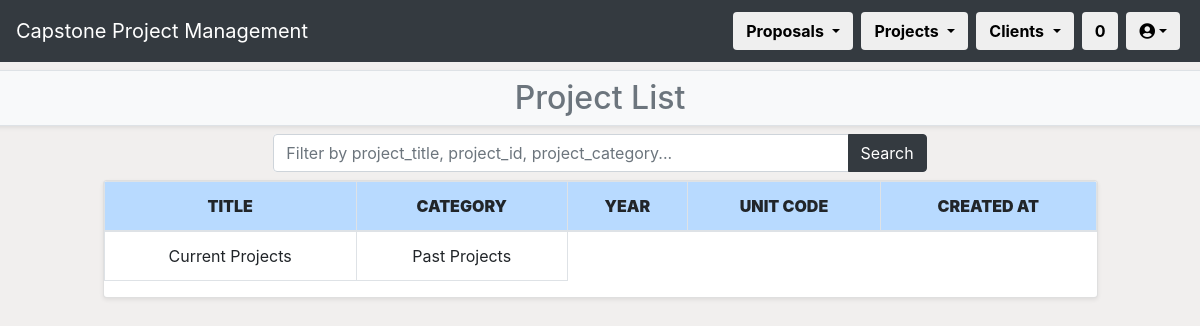
The app's page /CPPMS/project/project_list/ (signed in), older data.
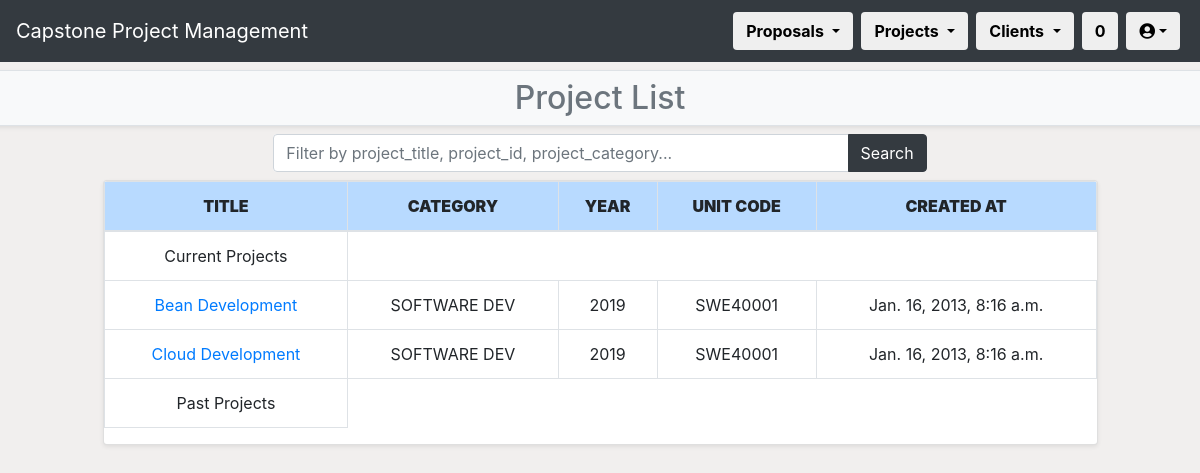
The same page, newer data.
### CPPMS/models.py (models this page shows, shortened)
class Project(models.Model):
    title = models.CharField(max_length=128, default="", unique=True)
    created_at = models.DateTimeField(auto_now_add=True)
    updated_at = models.DateTimeField(auto_now=True)
    category = models.CharField(max_length=128, default="")
    year = models.IntegerField(default="0000")
    completed = models.BooleanField(default=0)
    pass
    unit = models.ForeignKey(
        Unit,
        models.SET_NULL,
        blank=True,
        null=True
    )
    proposal = models.ForeignKey(
        Proposal,
        on_delete=models.CASCADE,
        blank=True,
        null=True
    )
    internal_supervisor = models.ForeignKey(
        Internal_Supervisor,
        models.SET_NULL,
        blank=True,
        null=True
    )
    group = models.ForeignKey(
        Group,
        models.SET_NULL,
        blank=True,
        null=True
    )

class Unit(models.Model):
    title = models.CharField(max_length=128, default="", unique=True)
    created_at = models.DateTimeField(auto_now_add=True)
    updated_at = models.DateTimeField(auto_now=True)
    unit_code = models.CharField(max_length=8, default="AAA0001")
    BB_unit_code = models.CharField(max_length=8, default="AAA0001")
    ulos = models.TextField(default="")
    convenor = models.CharField(max_length=128, default="N/A")
    pass
    def __str__(self):
        return self.unit_code

### CPPMS/views.py (the view)
# urls.py: path("project/project_list/",
@login_required(login_url="/CPPMS/login/")
def project_list(request):
    username = request.user.first_name + " " + request.user.last_name
    count()
    if request.method == "POST":
        filter_value = request.POST.get("project_list")
    else:
        filter_value = ""
    project_list = Project.objects.all()
    if filter_value:
        project_filter = project_list.filter(
            Q(pk__icontains=filter_value)
            | Q(title__icontains=filter_value)
            | Q(category__icontains=filter_value)
            | Q(completed=False)
        )
        past_projects = project_filter.filter(completed=True)
    else:
        project_filter = project_list.all()
        past_projects = project_list.filter(completed=True)
    return render(
        request,
        "project_list.html",
        {
            "count": count,
            "project_filter": project_filter,
            "filter_value": filter_value,
            "past_projects": past_projects,
            "username": username
        }
    )

### CPPMS/views.py (called while the page is built)
def count():
    count = []
    count_web = Incoming_Proposal.proposals.all().count()
    count_word = Upload_Proposal.objects.all().count()
    count_all = count_web + count_word
    count = [count_web, count_word, count_all]
    return count

### CPPMS/templates/project_list.html (shortened to what this page needs)
{% extends "project.html" %}
{% block sub-page_content %}
{% if not messages %}
<h2>Project List</h2>
{% else %}
<h2>Project List</h2>
{% for message in messages %}<li>{{ message }}</li>{% endfor %}
{% endif %}
{% endblock %}
{% block page_detail_content %}
<div class="row mb-2">
    <div class="col-md-1"></div>
    <div class="col">
        <div class="row mb-2">
            <div class="col-sm-2"></div>
            <div class="col">
                <form method="POST" class="form bg-white rounded">
                    <div class="input-group">
                        <input id="txtSearch2" type="text" class="form-control" placeholder="Filter by project_title, project_id, project_category..." name="project_list" value="{{ filter_value }}" />
                        <div class="input-group-append">
                            <button class="btn btn-dark" type="submit">Search</button>
                        </div>
                    </div>
                </form>
            </div>
            <div class="col-sm-2"></div>
        </div>
        <div class="row mb-2">
            <div class="col">
                <div class="table-responsive card shadow-sm">
                    <table class="table table-bordered table-hover text-center">
                        <thead>
                            <tr class="table-primary">
                                <th scope="col"><strong>TITLE</strong></th>
                                <th scope="col"><strong>CATEGORY</strong></th>
                                <th scope="col"><strong>YEAR</strong></th>
                                <th scope="col"><strong>UNIT CODE</strong></th>
                                <th scope="col"><strong>CREATED AT</strong></th>
                            </tr>
                        </thead>
                        <tbody>
                            <td>Current Projects</td>
                            {% for project in project_filter %}
                            <tr scope="row">
                                <td><a href="project_detail/{{ project.pk }}">{{ project.title }}</a></td>
                                <td>{{ project.category }}</td>
                                <td>{{ project.year }}</td>
                                <td>{{ project.unit }}</td>
                                <td>{{ project.created_at }}</td>
                            </tr>
                            {% endfor %}
                            <td>Past Projects</td>
                        </tbody>
                    </table>
                </div>
            </div>
        </div>
    </div>
    <div class="col-md-1"></div>
</div>
{% endblock %}

### CPPMS/templates/project.html
{% extends "index.html" %}
{% block index_page_content %}
<div class="row bg-light border rounded mt-2 mb-2 shadow-sm">
    <div class="col mt-2">
        <div class="text-secondary text-center">
            {% block sub-page_content %}
            {% endblock %}
        </div>
    </div>
</div>
<div class="row">
    <div class="col">
        {% block page_detail_content %}
        {% endblock %}
    </div>
</div>
{% endblock %}

### CPPMS/templates/index.html (shortened to what this page needs)
{% extends "base.html" %}
{% block page_content %}
<nav class="navbar navbar-expand-md bg-dark navbar-dark" style="font-size:20px;">
    <a class="navbar-brand" href="#">Capstone Project Management</a>
    <div class="collapse navbar-collapse justify-content-end" id="collapsibleNavbar">
        <div class="navbar-nav">
            <div class="nav-item dropdown m-1">
                <button class="btn dropdown-toggle" id="proposal_li" data-toggle="dropdown" href="{% url 'incoming_proposal' %}">
                    <strong>Proposals</strong>
                </button>
            </div>
            <div class="nav-item dropdown m-1">
                <button class="btn dropdown-toggle" id="project_li" data-toggle="dropdown" href="{% url 'project_list' %}">
                    <strong>Projects</strong>
                </button>
            </div>
            <div class="nav-item dropdown m-1">
                <button class="btn dropdown-toggle" id="client_li" data-toggle="dropdown" href="{% url 'client_list' %}">
                    <strong>Clients</strong>
                </button>
            </div>
            <li class="nav-item m-1">
                <button class="btn" href="{% url 'proposal_list' %}"><strong>{{ count.2 }}</strong></button>
            </li>
            <div class="nav-item dropdown m-1">
                <button class="btn dropdown-toggle" data-toggle="dropdown" id="user_li"><i class="fas fa-user-circle"></i></button>
            </div>
        </div>
    </div>
</nav>
{% block index_page_content %}
{% endblock %}
{% endblock %}

### capstone_management/templates/base.html (shortened to what this page needs)
<!DOCTYPE html>
<html lang="en">
	<head>
		<link
			rel="stylesheet"
			href="https://stackpath.bootstrapcdn.com/bootstrap/4.1.3/css/bootstrap.min.css"
		/>
		<link
			rel="stylesheet"
			href="https://use.fontawesome.com/releases/v5.7.0/css/all.css"
		/>
	</head>
	<body style="background-color:#f1efee;">
		{% block page_content %}
		{% endblock %}
	</body>
</html>

Row changes from the older to the newer data that the page shows:
added Project: title "Bean Development", category "SOFTWARE DEV", year "2019", unit "SWE40001", created_at "Jan. 16, 2013, 8:16 a.m."
added Project: title "Cloud Development", category "SOFTWARE DEV", year "2019", unit "SWE40001", created_at "Jan. 16, 2013, 8:16 a.m."
